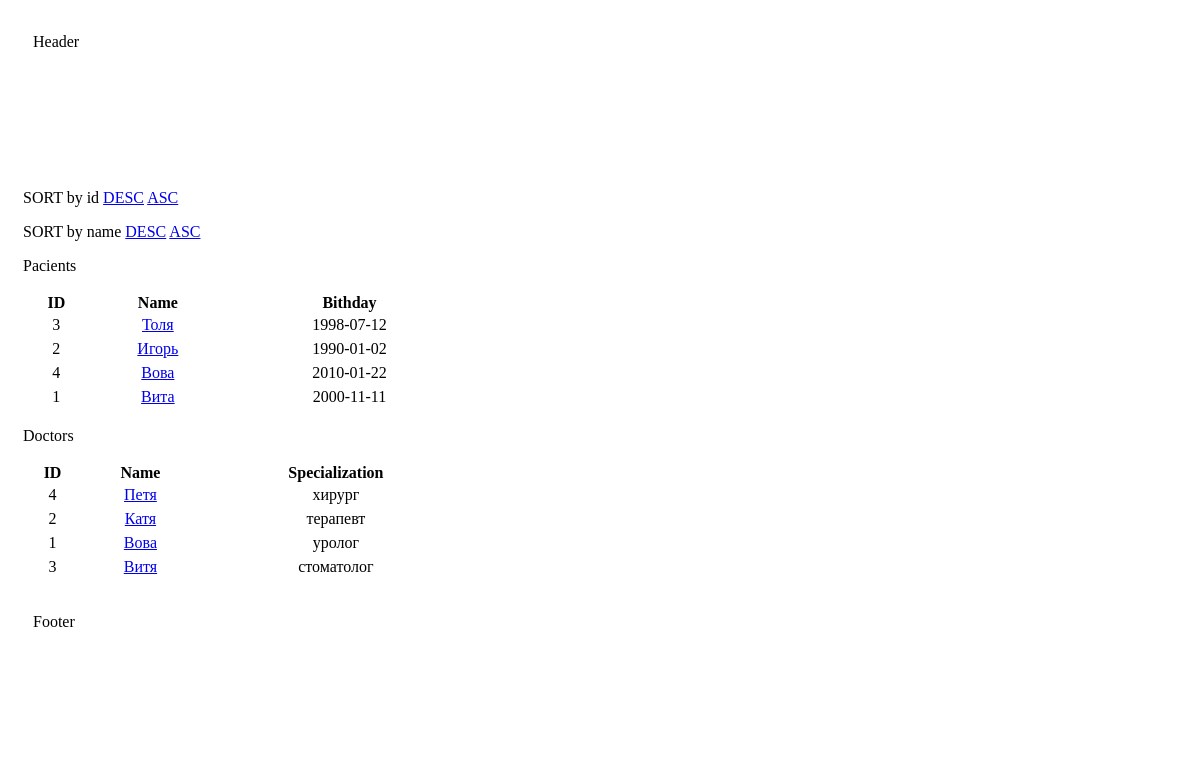
/?sortdir=DESC&sortby=name, run on the app's committed database.
### tables this page shows
CREATE TABLE `pacients` (
  `id` int(10) NOT NULL,
  `name` varchar(100) NOT NULL,
  `birthday` timestamp NULL DEFAULT NULL
);

CREATE TABLE `doctors` (
  `id` int(10) NOT NULL,
  `name` varchar(100) NOT NULL,
  `specialization` varchar(255) NOT NULL
);

### core/view.php (called while the page is built, shortened)
<?php
class View {
	public function render($name) {
		require 'views/head.php';
		require 'views/header.php';
		require 'views/'.$name.'.php';
		require 'views/footer.php';
	}
}

### controllers/index.php (called while the page is built, shortened)
<?php
class Index extends Controller {
	public function __construct() {
		$sortby  = 'name';
		$sortdir = 'ASC';
		if (isset($_GET['sortdir'])) {
			$sortdir = $_GET['sortdir'];
		}
		if (isset($_GET['sortby'])) {
			$sortby = $_GET['sortby'];
		}
		$this->view->pacients = $this->getAllPacients($sortby, $sortdir);
		$this->view->doctors  = $this->getAllDoctors($sortby, $sortdir);
		$this->view->render('index/index');
	}
}

### index.php (called while the page is built, shortened)
<?php
require_once 'core/bootstrap.php';
require_once 'core/controller.php';
require_once 'core/view.php';
$app = new Bootstrap();

### core/controller.php (called while the page is built, shortened)
<?php
class Controller {
	function __construct() {
		global $dbObject;
		$this->db = $dbObject;
	}
	function getAllPacients($sortby = 'name', $sortdir = 'ASC') {
		$pacients = $this->db->query('SELECT * FROM pacients ORDER BY '.$sortby.' '.$sortdir);
		$output = array();
		$i      = 0;
		foreach ($pacients as $value) {
			$output[$i] = array($value[0], $value[1], date("Y-m-d", strtotime($value[2])));
			$i++;
		}
		return $output;
	}
	function getAllDoctors($sortby = 'name', $sortdir = 'ASC') {
		$doctors = $this->db->query('SELECT * FROM doctors ORDER BY '.$sortby.' '.$sortdir);
		$output = array();
		$i      = 0;
		foreach ($doctors as $value) {
			$output[$i] = array($value[0], $value[1], $value[2]);
			$i++;
		}
		return $output;
	}
}

### views/index/index.php (the view)
<div class="content">
<p>SORT by id <a href="?sortdir=DESC&sortby=id">DESC</a> <a href="?sortdir=ASC&sortby=id">ASC</a></p>
<p>SORT by name <a href="?sortdir=DESC&sortby=name">DESC</a> <a href="?sortdir=ASC&sortby=name">ASC</a></p>
	<div>
		<p>Pacients</p>
<table style="width:100%">
  <tr>
    <th>ID</th>
    <th>Name</th>
    <th>Bithday</th>
  </tr>
<?php
foreach ($this->pacients as $value) {
	echo "<tr><td>".$value[0]."</td><td><a href='".SITE_PATH."pacient/getdoctors/".$value[0]."'>".$value[1]."</a></td><td>".$value[2]."</td></tr><tr>";
}
?>
</table>
</div>
	<div>
		<p>Doctors</p>
<table style="width:100%">
  <tr>
    <th>ID</th>
    <th>Name</th>
    <th>Specialization</th>
  </tr>
<?php
foreach ($this->doctors as $value) {
	echo "<tr><td>".$value[0]."</td><td><a href='".SITE_PATH."doctor/getpacients/".$value[0]."'>".$value[1]."</a></td><td>".$value[2]."</td></tr><tr>";
}
?>
</table>
</div>
</div>

### libs/main.css (style rules this page uses)
.content { height: 400px; width: 450px; padding: 15px; background: #fff; }
td,tr,th { text-align: center; }

### data on the page
pacients: id "3", name "Толя", value "1998-07-12"
pacients: id "2", name "Игорь", value "1990-01-02"
pacients: id "4", name "Вова", value "2010-01-22"
pacients: id "1", name "Вита", value "2000-11-11"
doctors: id "4", name "Петя", specialization "хирург"
doctors: id "2", name "Катя", specialization "терапевт"
doctors: id "1", name "Вова", specialization "уролог"
doctors: id "3", name "Витя", specialization "стоматолог"
